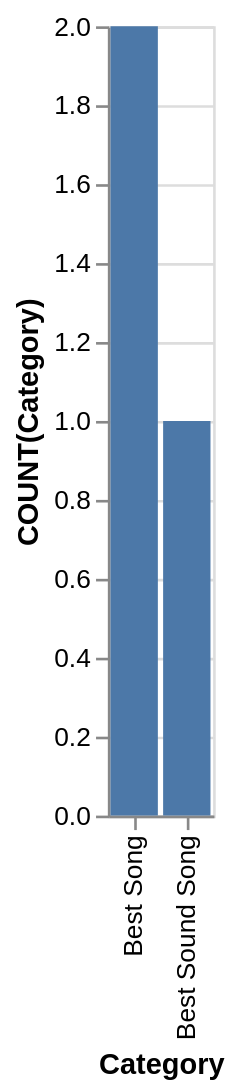

This figure's Vega-Lite source:
### Vega-Lite specification from a JSON file in a GitHub repository (floating-point values rounded to 4 significant figures)
{"data": {"values": [{"x_data": "Best Song", "y_data": 2}, {"x_data": "Best Sound Song", "y_data": 1}]}, "mark": "bar", "encoding": {"x": {"field": "x_data", "type": "nominal", "title": "Category", "sort": "ascending"}, "y": {"field": "y_data", "type": "quantitative", "title": "COUNT(Category)"}}}
